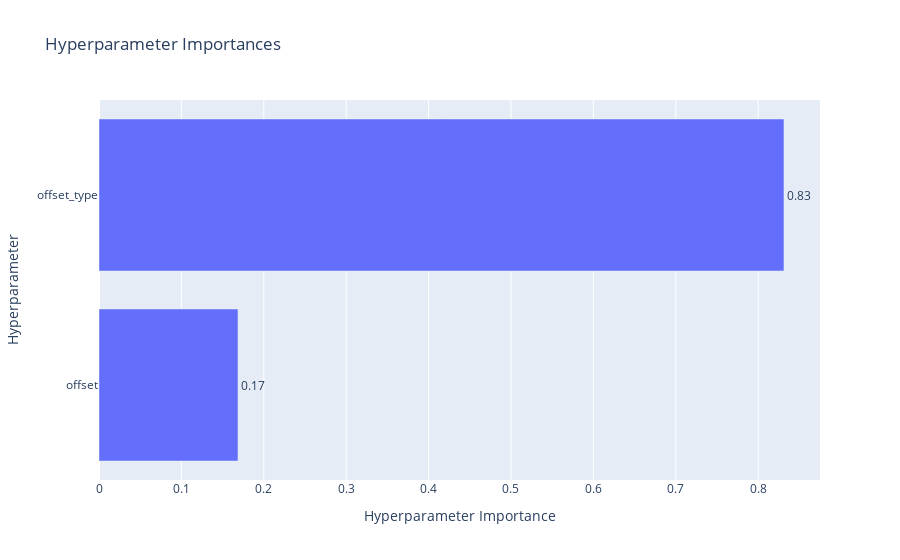

The notebook cell saved with this chart:
### Code cell
if DO_OPTUNA_SEARCH:
    param_importances = optuna.visualization.plot_param_importances(study)
    param_importances.show()

### Figure 1 — Plotly figure (JSON) as saved in the notebook; plotly's stock layout.template omitted (floating-point values rounded to 4 significant figures)
{"data": [{"cliponaxis": false, "hovertemplate": ["offset (IntDistribution): 0.1686769042648609<extra></extra>", "offset_type (CategoricalDistribution): 0.8313230957351391<extra></extra>"], "name": "Objective Value", "orientation": "h", "text": ["0.17", "0.83"], "textposition": "outside", "type": "bar", "x": [0.1687, 0.8313], "y": ["offset", "offset_type"]}], "layout": {"title": {"text": "Hyperparameter Importances"}, "xaxis": {"title": {"text": "Hyperparameter Importance"}}, "yaxis": {"title": {"text": "Hyperparameter"}}}}
